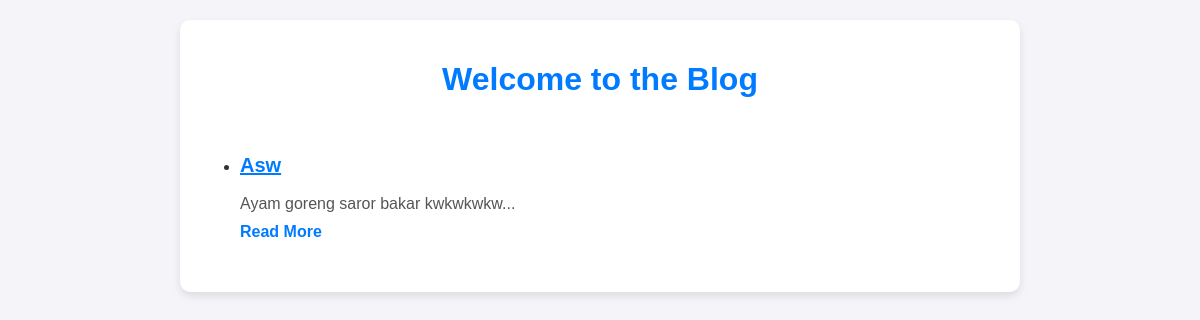
Before: / with the older database file.
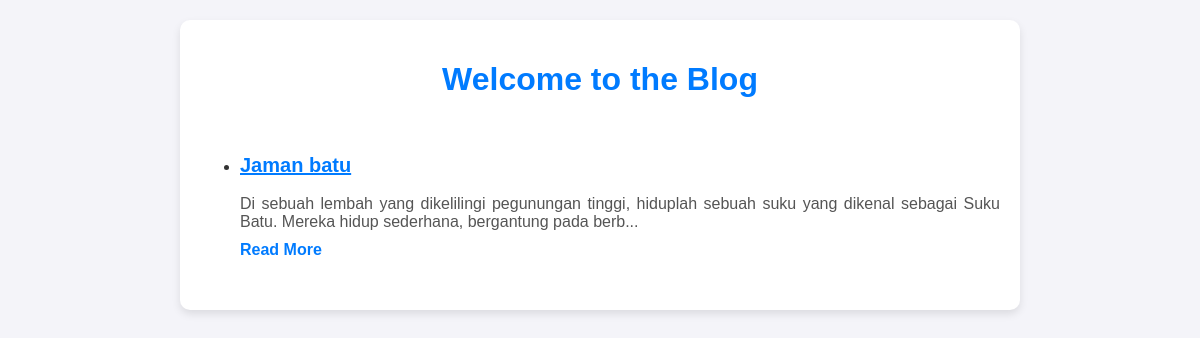
After: the same page with the newer database file.
### tables this page shows
CREATE TABLE blogs (
    id INTEGER PRIMARY KEY AUTOINCREMENT,
    title TEXT NOT NULL,
    content TEXT NOT NULL
);

### app.py (the view)
@app.route('/')
def home():
    conn = get_db_connection()
    blogs = conn.execute('SELECT * FROM blogs').fetchall()
    conn.close()
    return render_template('index.html', blogs=blogs)

### app.py (called while the page is built)
def get_db_connection():
    conn = sqlite3.connect(DATABASE)
    conn.row_factory = sqlite3.Row
    return conn

### templates/index.html (shortened to what this page needs)
<!DOCTYPE html>
<html lang="en">
<head>
</head>
<body>
    <div class="container">
        <h1>Welcome to the Blog</h1>
        <ul>
            {% for blog in blogs %}
            <li class="blog-item">
                <h3><a href="{{ url_for('show_blog', id=blog['id']) }}" class="blog-title">{{ blog['title'] }}</a></h3>
                <p class="blog-content">{{ blog['content'][:150] }}...</p>
                <a href="{{ url_for('show_blog', id=blog['id']) }}" class="read-more">Read More</a>
            </li>
            {% endfor %}
        </ul>
    </div>
</body>
</html>

### templates/index.html (style rules this page uses)
body { font-family: Arial, sans-serif; background-color: #f4f4f9; margin: 0; padding: 0; color: #333; }
.container { max-width: 800px; margin: 20px auto; padding: 20px; background-color: #ffffff; border-radius: 10px; box-shadow: 0 4px 8px rgba(0, 0, 0, 0.1); }
h1 { text-align: center; color: #007bff; }
.blog-item { border-bottom: 1px solid #ddd; padding: 15px 0; }
.blog-item:last-child { border-bottom: none; }
.blog-title { font-size: 20px; color: #007bff; }
.blog-content { margin: 10px 0; color: #555; text-align: justify; }
.read-more { color: #007bff; text-decoration: none; font-weight: bold; }

Changed rows visible on the page:
removed blogs: title "Asw", content "Ayam goreng saror bakar kwkwkwkw"
added blogs: title "Jaman batu", content "Di sebuah lembah yang dikelilingi pegunungan tinggi, hiduplah sebuah suku yang dikenal sebagai Suku Batu. Mereka hidup sederhana, bergantung pada berb"
